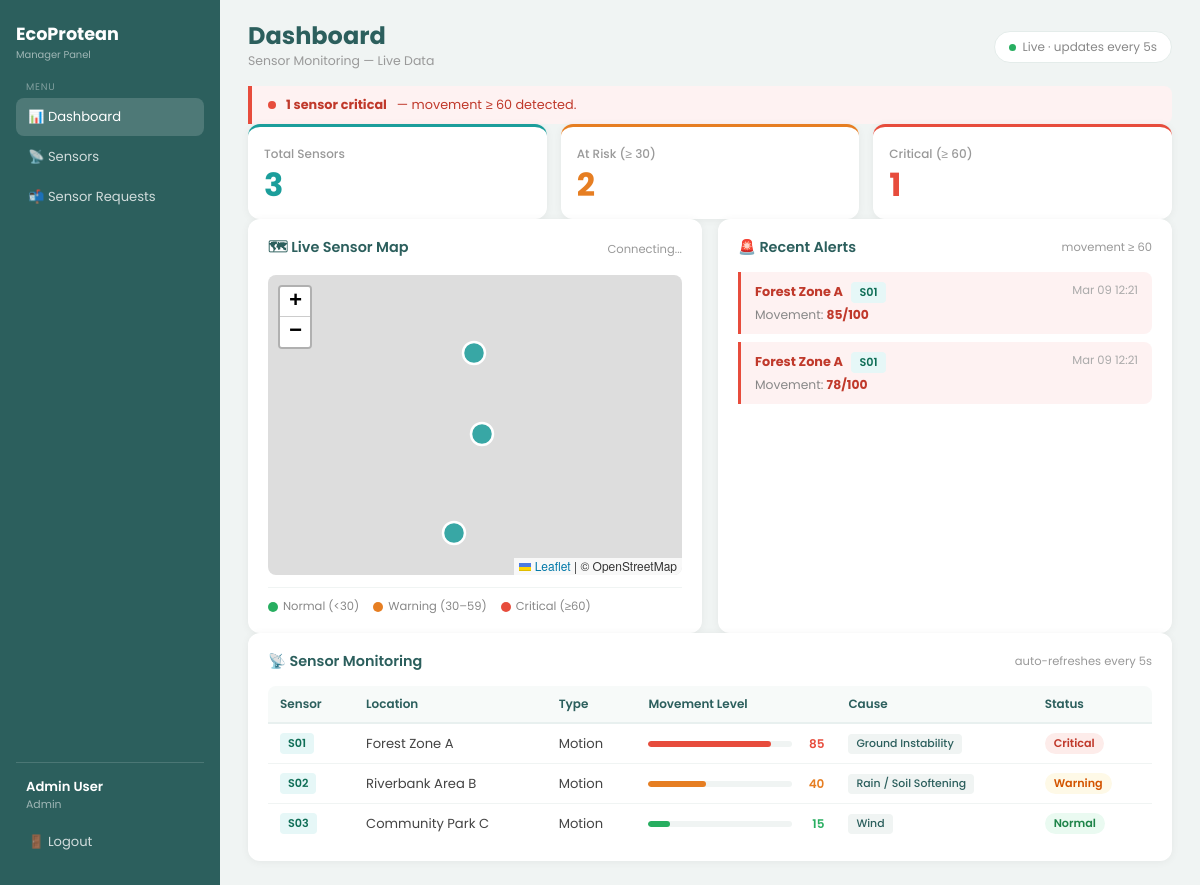
/management/index.php (signed in), run on the app's committed database.
### tables this page shows
CREATE TABLE simulation_data (
    sim_id INT AUTO_INCREMENT PRIMARY KEY,
    sensor_id INT NOT NULL,

    movement_level INT NOT NULL
        CHECK (movement_level BETWEEN 0 AND 100),

    timestamp DATETIME DEFAULT CURRENT_TIMESTAMP,

    FOREIGN KEY (sensor_id)
        REFERENCES sensors(sensor_id)
        ON DELETE CASCADE
        ON UPDATE CASCADE
);

CREATE TABLE locations (
    location_id INT AUTO_INCREMENT PRIMARY KEY,
    location_name VARCHAR(150) NOT NULL,
    latitude DECIMAL(10,8) NOT NULL,
    longitude DECIMAL(11,8) NOT NULL,
    risk_level ENUM('Low', 'Medium', 'High') NOT NULL,
    description TEXT NOT NULL,
    created_at DATETIME DEFAULT CURRENT_TIMESTAMP
);

CREATE TABLE sensors (
    sensor_id INT AUTO_INCREMENT PRIMARY KEY,
    location_id INT NOT NULL,
    sensor_type VARCHAR(50) NOT NULL,
    created_at DATETIME DEFAULT CURRENT_TIMESTAMP,

    FOREIGN KEY (location_id)
        REFERENCES locations(location_id)
        ON DELETE CASCADE
        ON UPDATE CASCADE
);

### management/index.php (the view, shortened to what this page needs)
<?php
require_once '../config/config.php';
$sensors_dash = $conn->query("
  SELECT s.sensor_id, s.sensor_type, l.location_name, l.latitude, l.longitude,
         (SELECT sd.movement_level FROM simulation_data sd
          WHERE sd.sensor_id = s.sensor_id
          ORDER BY sd.timestamp DESC LIMIT 1) AS last_movement
  FROM sensors s
  JOIN locations l ON s.location_id = l.location_id
  ORDER BY s.sensor_id ASC
")->fetch_all(MYSQLI_ASSOC);
$total = count($sensors_dash);
$atRisk = 0; $critical = 0;
foreach ($sensors_dash as $s) {
  $m = (float)($s['last_movement'] ?? 0);
  if ($m >= 30) $atRisk++;
  if ($m >= 60) $critical++;
}
$alerts = $conn->query("
  SELECT sd.movement_level, sd.timestamp, l.location_name, s.sensor_id
  FROM simulation_data sd
  JOIN sensors s   ON sd.sensor_id  = s.sensor_id
  JOIN locations l ON s.location_id = l.location_id
  WHERE sd.movement_level >= 60
  ORDER BY sd.timestamp DESC LIMIT 8
")->fetch_all(MYSQLI_ASSOC);
function riskFromLevel(?float $lvl): string {
  if ($lvl === null || $lvl < 30) return 'low';
  if ($lvl < 60) return 'medium';
  return 'high';
}
function riskLabel(string $r): string {
  return match($r) { 'high'=>'Critical', 'medium'=>'Warning', default=>'Normal' };
}
function levelColor(?float $lvl): string {
  if ($lvl === null || $lvl < 30) return '#27ae60';
  if ($lvl < 60) return '#e67e22';
  return '#e74c3c';
}
?>
<!DOCTYPE html>
<html lang="en">
<head>
  <link rel="stylesheet" href="../assets/css/management.css">
  <link rel="stylesheet" href="https://unpkg.com/leaflet@1.9.4/dist/leaflet.css"/>
</head>
<body>
<aside class="sidebar">
  <div class="brand">
    <span class="brand-name">EcoProtean</span>
    <span class="brand-role">Manager Panel</span>
  </div>
  <div class="nav-section">Menu</div>
  <nav class="sidenav">
    <a href="#" id="nav-dashboard" onclick="showView('dashboard')" class="active">📊 Dashboard</a>
    <a href="#" id="nav-sensors"   onclick="showView('sensors')">📡 Sensors</a>
    <a href="#" id="nav-requests"  onclick="showView('requests')">
      📬 Sensor Requests
    </a>
  </nav>
  <div class="sidebar-footer">
    <div class="user-info">
      <span class="user-name"><?= htmlspecialchars(($_SESSION['first_name'] ?? '') . ' ' . ($_SESSION['last_name'] ?? '')) ?></span>
      <span class="user-role"><?= ucfirst($_SESSION['role']) ?></span>
    </div>
    <a href="../auth/logout.php" class="logout-btn">🚪 Logout</a>
  </div>
</aside>
<main class="main-content">
  <div class="topbar">
    <div>
      <div class="page-title" id="pageTitle">Dashboard</div>
      <div class="page-sub"   id="pageSub">Sensor Monitoring — Live Data</div>
    </div>
    <div class="live-indicator">
      <span class="live-dot"></span>
      Live · updates every 5s
    </div>
  </div>
  <div id="view-dashboard">
    <div id="alertBanner" class="<?= $critical > 0 ? 'critical-banner' : 'all-clear' ?>">
      <?php if ($critical > 0): ?>
        <div class="pulse"></div>
        <strong><?= $critical ?> sensor<?= $critical > 1 ? 's' : '' ?> critical</strong>
        — movement ≥ 60 detected.
      <?php else: ?>
        ✅ All clear — no critical sensor readings at this time.
      <?php endif; ?>
    </div>
    <div class="kpi">
      <div class="card">
        <div class="card-label">Total Sensors</div>
        <div class="card-value" id="totalSensors"><?= $total ?></div>
      </div>
      <div class="card card-warning">
        <div class="card-label">At Risk (≥ 30)</div>
        <div class="card-value" id="atRisk"><?= $atRisk ?></div>
      </div>
      <div class="card card-danger">
        <div class="card-label">Critical (≥ 60)</div>
        <div class="card-value" id="critical"><?= $critical ?></div>
      </div>
    </div>
    <div class="two-col">
      <div class="section-box">
        <div class="section-header">
          <h2>🗺 Live Sensor Map</h2>
          <span class="muted-text" id="lastUpdate">Connecting...</span>
        </div>
        <div id="map"></div>
        <div class="map-legend">
          <span class="map-legend-item"><span class="map-legend-dot" style="background:#27ae60"></span>Normal (&lt;30)</span>
          <span class="map-legend-item"><span class="map-legend-dot" style="background:#e67e22"></span>Warning (30–59)</span>
          <span class="map-legend-item"><span class="map-legend-dot" style="background:#e74c3c"></span>Critical (≥60)</span>
        </div>
      </div>
      <div class="section-box" style="display:flex;flex-direction:column;">
        <div class="section-header">
          <h2>🚨 Recent Alerts</h2>
          <span class="muted-text">movement ≥ 60</span>
        </div>
        <ul id="alerts" style="flex:1;">
          <?php foreach ($alerts as $a): ?>
            <li class="alert-item">
              <div>
                <strong><?= htmlspecialchars($a['location_name']) ?></strong>
                <span class="sensor-chip" style="margin-left:5px;">S<?= str_pad($a['sensor_id'],2,'0',STR_PAD_LEFT) ?></span>
                <div style="margin-top:3px;font-size:0.77rem;color:#888;">
                  Movement: <strong style="color:#c0392b;"><?= $a['movement_level'] ?>/100</strong>
                </div>
              </div>
              <span class="alert-time"><?= date('M d H:i', strtotime($a['timestamp'])) ?></span>
            </li>
          <?php endforeach; ?>
        </ul>
      </div>
    </div>
    <div class="section-box">
      <div class="section-header">
        <h2>📡 Sensor Monitoring</h2>
        <span class="muted-text">auto-refreshes every 5s</span>
      </div>
      <div class="table-wrap">
        <table>
          <thead>
            <tr>
              <th>Sensor</th><th>Location</th><th>Type</th>
              <th style="width:200px;">Movement Level</th>
              <th>Cause</th><th>Status</th>
            </tr>
          </thead>
          <tbody id="sensorTable">
            <?php foreach ($sensors_dash as $s):
              $lvl   = (int)($s['last_movement'] ?? 0);
              $risk  = riskFromLevel($lvl);
              $color = levelColor($lvl);
              $cause = $lvl < 30 ? 'Wind' : ($lvl < 60 ? 'Rain / Soil Softening' : 'Ground Instability');
            ?>
              <tr>
                <td><span class="sensor-chip">S<?= str_pad($s['sensor_id'],2,'0',STR_PAD_LEFT) ?></span></td>
                <td><?= htmlspecialchars($s['location_name']) ?></td>
                <td><?= htmlspecialchars($s['sensor_type']) ?></td>
                <td>
                  <div class="movement-wrap">
                    <div class="movement-bar-bg">
                      <div class="movement-bar-fill" style="width:<?= $lvl ?>%;background:<?= $color ?>;"></div>
                    </div>
                    <span class="movement-val" style="color:<?= $color ?>;"><?= $lvl ?></span>
                  </div>
                </td>
                <td><span class="cause-tag"><?= $cause ?></span></td>
                <td><span class="risk-badge risk-<?= $risk ?>"><?= riskLabel($risk) ?></span></td>
              </tr>
            <?php endforeach; ?>
          </tbody>
        </table>
      </div>
    </div>
  </div>
</main>
</body>
</html>

### data on the page
simulation_data: locations.location_name "Forest Zone A", sensor.sensor_id "01", movement_level "85", timestamp "Mar 09 12:21"
simulation_data: locations.location_name "Forest Zone A", sensor.sensor_id "01", movement_level "78", timestamp "Mar 09 12:21"
sensors: sensor_id "01", location.location_name "Forest Zone A", sensor_type "Motion", lvl "85", cause "Ground Instability", risk "Critical"
sensors: sensor_id "02", location.location_name "Riverbank Area B", sensor_type "Motion", lvl "40", cause "Rain / Soil Softening", risk "Warning"
sensors: sensor_id "03", location.location_name "Community Park C", sensor_type "Motion", lvl "15", cause "Wind", risk "Normal"

### other printed values
$_SESSION['role'] "Admin"
$critical "1"
$total "3"
$atRisk "2"
